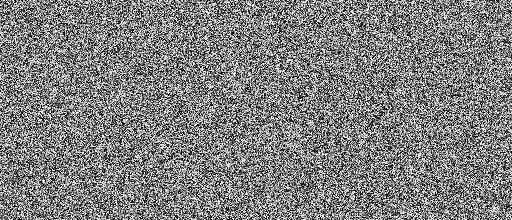
#> input picture tests/fixtures/ilastik/pinned_noise_220x512.tiff, 512 x 220 px; its folder holds only this picture in this run
$ python -i image_analysis.py   (imports and definitions only)
#> lines starting #> are read from the running program, lines starting #| are printed output that depends on the picture
from __future__ import annotations
import base64
import io
import json
import time
from typing import NamedTuple

import numpy as np
from PIL import Image


class ImageStats(NamedTuple):
    focus_metric: float          # tenengrad — the number tools report
    focus_metric_valid: bool     # False when snr < min_snr: no signal to be sharp about
    background_level: float      # robust: median (the camera offset, Evolve512 ≈ 400)
    snr: float | None            # None when snr_valid is False
    snr_valid: bool
    snr_invalid_reason: str | None
    mean_intensity: float
    max_intensity: float
    min_intensity: float
    saturated_fraction: float
    signal_coverage: float       # pixels above background + min_snr * noise
    structure_coverage: float    # same threshold after a sigma=2 px blur
    signal_concentration: float  # brightest 1% share of above-background signal


#: Below this SNR, "how sharp is this field?" has no answer, because there is
#: nothing in the field to be sharp (design/25). An empty field is pinned at
#: SNR ≈ 2.58 by snr() below, and synthetic cells read 11–84, so 3.0 sits just
#: above the empty floor with room. STILL A PLACEHOLDER: design/23 F7 is explicit
#: that it must be measured on real frames against snr(), and it plausibly varies
#: by objective and by sample. If it needs per-rig values it belongs in
#: safety_config.yaml alongside the other rig facts.
UNCALIBRATED_MIN_SNR_FALLBACK = 3.1
# The least-clipped measured M5 smiley frame was 0.048% saturated; 0.01%
# catches it with ~5x margin while tolerating a smaller isolated-pixel tail.
MAX_SATURATED_FRACTION_FOR_SNR = 0.0001
#: Coverage tolerates far more clipping than snr does, because it is a fraction
#: and not a tail statistic: a clipped pixel is still legitimately above the
#: threshold, whereas a plateau lands p99.5 inside itself and breaks snr.
#: Bounded by measurement on both sides, and uncalibrated between them. Real
#: bead fields (`stitch_test_1`, six fields) run 0.017%-0.220% saturated and
#: are entirely usable — the SNR gate would refuse all six. The tiles that put
#: clipped frames at the top of a coverage ranking (2026-08-06 M5 raster) were
#: 4.0% and 19.8%. 1% sits in the ~18x gap between those regimes; it is not a
#: measured optimum, and if a rig needs its own value it belongs beside
#: analysis_min_snr in safety_config.yaml (design/43 F6, block 43g).
MAX_SATURATED_FRACTION_FOR_COVERAGE = 0.01


def snr_validity(
    image: np.ndarray, background: float, saturated_fraction: float, min_snr: float,
) -> tuple[bool, bool, str | None]:
    """State the single validity rule for bright-signal SNR and focus.

    Clipping above 0.01% invalidates both SNR and focus: plateau edges are not an
    honest Tenengrad measurement. A statistically strong negative-going tail
    (at least ``min_snr`` and 1.5x the positive tail) identifies dark structure
    on a bright background without caller declarations; that invalidates only
    the bright-on-dark SNR, because Tenengrad is polarity-insensitive. Otherwise
    the existing positive-tail SNR gate decides whether focus has signal. The
    magnitude clause keeps symmetric empty-field noise out of the polarity case.
    """
    if saturated_fraction > MAX_SATURATED_FRACTION_FOR_SNR:
        return False, False, (
            f"SNR and focus metric are invalid because {saturated_fraction:.4%} "
            "of pixels are saturated (limit 0.0100%); reduce exposure and re-check "
            "after focus moves."
        )
    img = image.astype(np.float64)
    if img.ndim == 3:
        img = img.mean(axis=-1)
    mad = float(np.median(np.abs(img - np.median(img))))
    noise = 1.4826 * mad
    if noise <= 0:
        return True, False, None
    positive_snr = (float(np.percentile(img, 99.5)) - background) / noise
    negative_snr = (background - float(np.percentile(img, 0.5))) / noise
    if negative_snr >= min_snr and negative_snr > 1.5 * positive_snr:
        return False, True, (
            "SNR is not scored because this frame has strong negative-going "
            "contrast (dark structure on a bright background); the reported SNR "
            "metric assumes bright signal above a dark background. Focus remains valid."
        )
    return True, positive_snr >= min_snr, None


# [14 lines left out: function resolve_min_snr, not called in this run]


def snr(image: np.ndarray, background: float | None = None) -> float:
    """Signal over the noise floor: (p99.5 - bg) / (1.4826 * MAD).

    Robust at both ends: a percentile rather than max() so one hot pixel is not
    "signal", and MAD rather than std() so the noise estimate is not inflated by
    the signal it is meant to be measuring against.

    The ONE definition (design/23 F7). detect_features calls this rather than
    keeping its own peak/std — two different quantities both named `snr`, returned
    by different tools, is the design/20 failure class exactly.
    """
    img = image.astype(np.float64)
    if img.ndim == 3:
        img = img.mean(axis=-1)
    bg = float(np.median(img)) if background is None else background
    mad = float(np.median(np.abs(img - np.median(img))))
    noise = 1.4826 * mad
    if noise <= 0:                  # flat frame (all-zero, or saturated everywhere)
        return 0.0
    return float((np.percentile(img, 99.5) - bg) / noise)


def coverage_stats(
    image: np.ndarray, background: float, noise: float, min_snr: float,
) -> tuple[float, float, float]:
    """How much of the field has signal, and how evenly it is spread.

    ``snr`` answers "is the brightest thing here well above noise?" -- a tail
    statistic that one bright corner satisfies (design/43 F6). These answer
    "how much of this field is sample?", which is the question a survey asks.
    ``structure_coverage`` is deliberately blur-then-threshold: an out-of-focus
    cell is spread and dim, so it can fail a per-pixel test while still being
    obviously present (design/43 F5). It keeps the original background (the
    same value reported in ``ImageStats``) but re-estimates noise after the blur.
    Blurring suppresses camera noise, and retaining the unblurred noise estimate
    makes the threshold blind to exactly that diffuse structure. Re-estimating
    the blurred background as well would introduce a second background whose
    median can move into signal when sample fills most of the field.

    ``signal_concentration`` is the share of positive, above-background signal
    held by the brightest 1% of pixels. A value near one identifies the bright
    corner that can dominate SNR without filling the field. Its 1% window is
    matched to the 0.5% tail ``snr`` takes p99.5 over, which is the band where
    snr can be fooled at all -- so a bright region much larger than 1% of the
    frame reads progressively lower (measured: a corner at 0.9% of the frame
    reads 0.98, at 1.6% reads 0.63, at 3.5% reads 0.29). Read a low value as
    "not a small bright patch", never as "spread evenly".

    Shot noise makes the noise floor signal-dependent. The frame-wide MAD
    estimates noise at background; when sample fills much of the field, signal
    and its shot noise inflate the MAD and raise the threshold. Rig calibration
    must therefore cover both sparse and sample-filled fields. A real camera
    frame has a sensor pedestal and read noise, so MAD is not zero; this function
    does not claim to handle zero-padded mosaics, whose uncovered pixels corrupt
    the frame-wide background and noise estimates shared by all ``ImageStats``.
    """
    from scipy.ndimage import gaussian_filter

    img = image.astype(np.float64)
    if img.ndim == 3:
        img = img.mean(axis=-1)
    threshold = float(background) + float(min_snr) * float(noise)
    signal_coverage = float(np.mean(img > threshold))
    blurred = gaussian_filter(img, sigma=2.0)
    blurred_noise = 1.4826 * float(
        np.median(np.abs(blurred - np.median(blurred)))
    )
    structure_coverage = float(np.mean(
        blurred > float(background) + float(min_snr) * blurred_noise
    ))

    positive_signal = np.maximum(img - float(background), 0.0).ravel()
    total_signal = float(np.sum(positive_signal))
    if total_signal <= 0:
        concentration = 0.0
    else:
        brightest_count = max(1, int(np.ceil(positive_signal.size * 0.01)))
        concentration = float(
            np.sum(np.partition(positive_signal, -brightest_count)[-brightest_count:])
            / total_signal
        )
    return signal_coverage, structure_coverage, concentration


# [82 lines left out: functions focus_invalid_warning, laplacian_variance, normalized_laplacian_variance, not called in this run]


def tenengrad(image: np.ndarray) -> float:
    """mean(|∇I|²) over Sobel gradients — THE focus metric (design/36).

    Higher = sharper, and it is maximised at focus on every field type tested:
    sparse puncta and extended structure, bright and 10–20× dimmer, where the
    normalised Laplacian is maximised at maximum defocus on three of those four.

    Two properties earn it the job over the metric it replaces:

      * The Sobel kernel smooths across the differencing axis, so the noise
        floor does not swamp broad structure the way a bare Laplacian does.
      * There is no normaliser, so there is no focus-dependent denominator to
        fight the numerator. A constant added to every pixel (camera offset, a
        uniform haze, a background pedestal) differentiates away.

    It is polarity-insensitive (the gradients are squared), so dark-on-bright
    scores like bright-on-dark, and it is a per-pixel mean, so frame size does
    not enter.

    WHAT IT IS NOT: illumination-invariant. It scales roughly with the square of
    photon count, so it is comparable only among frames sharing ROI, exposure,
    binning and illumination. That is exactly the domain a Z sweep holds fixed.
    Tools reporting this number carry a `metric_valid_for` block naming that
    domain; do not compare across it. design/14 §10 tried to buy comparability
    with a normaliser instead, and bought an inverted metric — see
    `normalized_laplacian_variance`.
    """
    from scipy.ndimage import sobel

    img = image.astype(np.float64)
    if img.ndim == 3:
        img = img.mean(axis=-1)
    gy = sobel(img, axis=0)
    gx = sobel(img, axis=1)
    return float(np.mean(gx * gx + gy * gy))


def compute_stats(
    image: np.ndarray,
    min_snr: float = UNCALIBRATED_MIN_SNR_FALLBACK,
) -> ImageStats:
    """Per-image statistics, including the focus metric and its validity gate.

    focus_metric is `tenengrad` (design/36). It was normalized_laplacian_variance
    until two live sessions showed that metric bottoming out at the operator's
    manual best focus; the normaliser that was meant to make it comparable across
    illumination is what inverted it. Computing the one metric here means one
    computation, one validity flag, and no dead field to mistake for the live one
    (design/23 F7); the older metrics stay exported but score nothing.

    The number scales with photon count, so it is comparable only among frames
    sharing ROI, exposure, binning and illumination. Tool payloads say so in
    their `metric_valid_for` block; keep that block truthful wherever this is
    reported.

    focus_metric_valid is False below min_snr: a field with no signal has no
    sharpness to measure (design/25).
    """
    bit_max = float(np.iinfo(image.dtype).max) if np.issubdtype(image.dtype, np.integer) else 1.0
    img = image.astype(np.float64)
    if img.ndim == 3:
        img = img.mean(axis=-1)
    bg = float(np.median(img))           # computed once, shared by snr and the metric
    noise = 1.4826 * float(np.median(np.abs(img - bg)))
    raw_snr = snr(image, background=bg)
    saturated_fraction = float(np.sum(image >= bit_max) / image.size)
    snr_valid, focus_metric_valid, snr_invalid_reason = snr_validity(
        image, bg, saturated_fraction, min_snr
    )
    reported_snr = round(raw_snr, 2) if snr_valid else None
    signal_coverage, structure_coverage, signal_concentration = coverage_stats(
        image, bg, noise, min_snr
    )
    return ImageStats(
        focus_metric=tenengrad(image),
        focus_metric_valid=focus_metric_valid,
        background_level=round(bg, 1),
        snr=reported_snr,
        snr_valid=snr_valid,
        snr_invalid_reason=snr_invalid_reason,
        mean_intensity=float(np.mean(image)),
        max_intensity=float(np.max(image)),
        min_intensity=float(np.min(image)),
        saturated_fraction=saturated_fraction,
        signal_coverage=signal_coverage,
        structure_coverage=structure_coverage,
        signal_concentration=signal_concentration,
    )


# [373 lines left out: functions connected_components, component_size_review, image_content, make_thumbnail, detect_features, _reshape_pixels and 1 more, not called in this run]


#: How long to wait for MM to construct the Preview window after a cold snap,
#: and how often to ask. Measured on the rig: it appeared within 1-30 ms
#: (design/18), so 2 s is pure headroom for a loaded EDT.
_DISPLAY_WAIT_S = 2.0
_DISPLAY_POLL_S = 0.02


# [54 lines left out: functions preview_window_open, snap_to_numpy_displayed, not called in this run]

>>> import cv2
>>> picture = cv2.imread('../tests/fixtures/ilastik/pinned_noise_220x512.tiff', cv2.IMREAD_GRAYSCALE)
#> picture is the input picture: shape (220, 512); min 0, max 255, mean 127.5
>>> result = compute_stats(picture)
#> in compute_stats, `bg = float(np.median(img))`: bg = 128
#> in compute_stats, `noise = 1.4826 * float(np.median(np.abs(img - bg)))`: noise = 94.89
#> in snr, `bg = float(np.median(img)) if background is None else background`: bg = 128
#> in snr, `mad = float(np.median(np.abs(img - np.median(img))))`: mad = 64
#> in snr, `noise = 1.4826 * mad`: noise = 94.89
#> in compute_stats, `raw_snr = snr(image, background=bg)`: raw_snr = 1.33
#> in compute_stats, `saturated_fraction = float(np.sum(image >= bit_max) / image.size)`: saturated_fraction = 0.00376
#> in compute_stats, `snr_valid, focus_metric_valid, snr_invalid_reason = snr_validity( imag..`: snr_valid = False
#> in coverage_stats, `threshold = float(background) + float(min_snr) * float(noise)`: threshold = 422.1
#> in coverage_stats, `signal_coverage = float(np.mean(img > threshold))`: signal_coverage = 0
#> in coverage_stats, `blurred = gaussian_filter(img, sigma=2.0)`:
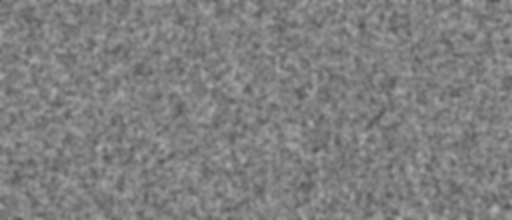
#> blurred: shape (220, 512) float64; min 85.77, max 176.2, mean 127.5
#> in coverage_stats, `blurred_noise = 1.4826 * float( np.median(np.abs(blurred - np.median(b..`: blurred_noise = 10.47
#> in coverage_stats, `structure_coverage = float(np.mean( blurred > float(background) + floa..`: structure_coverage = 0.00124
#> in coverage_stats, `total_signal = float(np.sum(positive_signal))`: total_signal = 3579254
#> in coverage_stats, `concentration = float( np.sum(np.partition(positive_signal, -brightest..`: concentration = 0.0397
#> in compute_stats, `signal_coverage, structure_coverage, signal_concentration = coverage_s..`: signal_coverage = 0; structure_coverage = 0.00124; signal_concentration = 0.0397
#> in tenengrad, `gy = sobel(img, axis=0)`:
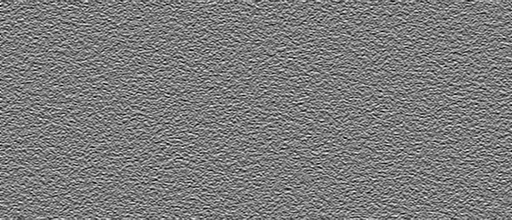
#> gy: shape (220, 512) float64; min -862, max 909, mean 0.1; drawn with min black and max white
#> in tenengrad, `gx = sobel(img, axis=1)`:
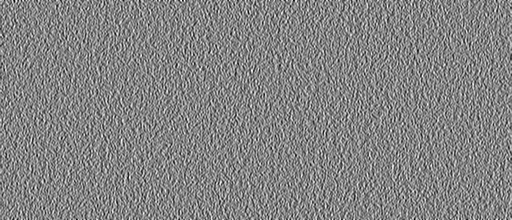
#> gx: shape (220, 512) float64; min -950, max 883, mean 0; drawn with min black and max white
#> result = 13 items
